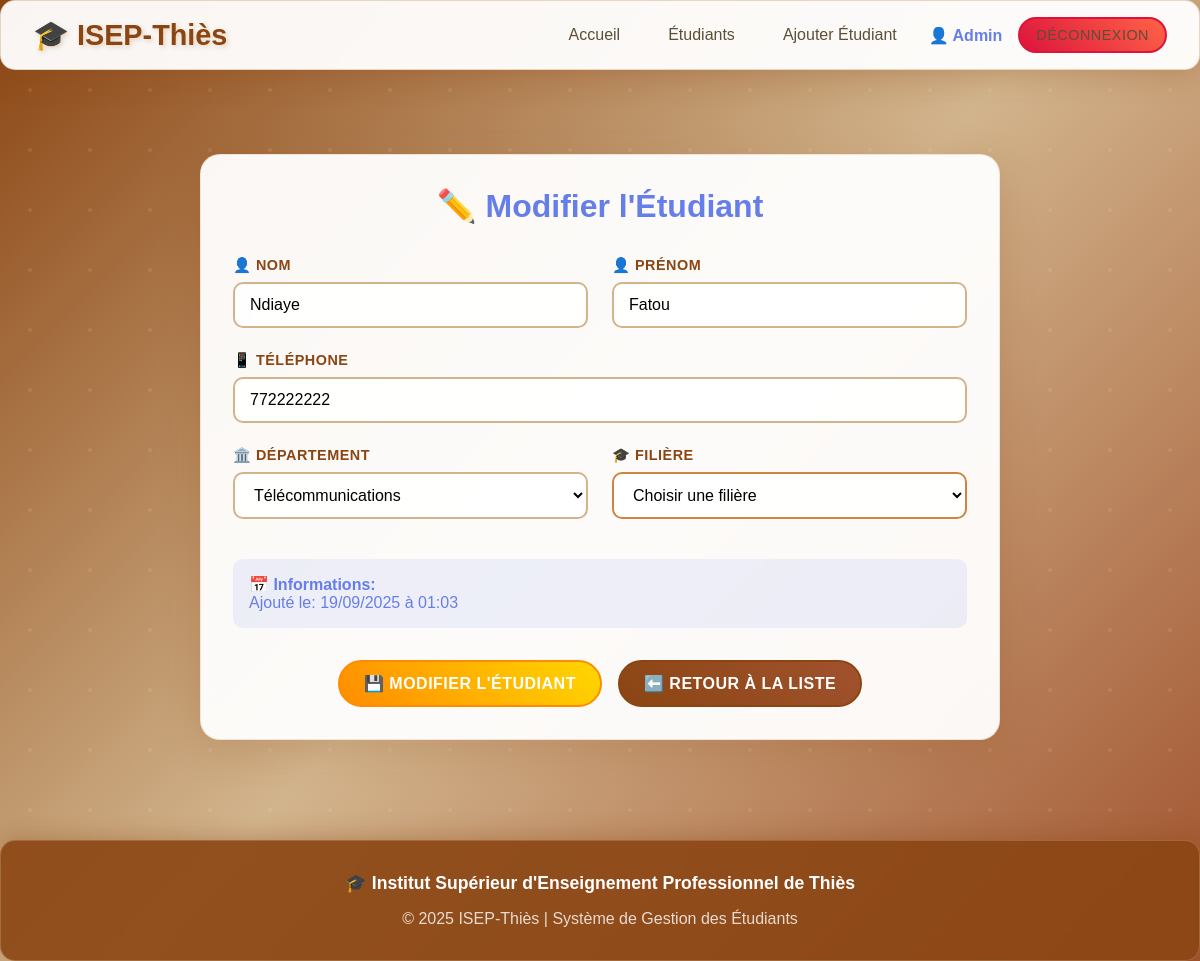
The app's page /pages/edit_student.php?id=2 (signed in) with its own data.
### tables this page shows
CREATE TABLE students (
    id INT AUTO_INCREMENT PRIMARY KEY,
    nom VARCHAR(100) NOT NULL,
    prenom VARCHAR(100) NOT NULL,
    telephone VARCHAR(20) NOT NULL,
    departement VARCHAR(100) NOT NULL,
    filiere VARCHAR(100) NOT NULL,
    user_id INT NOT NULL,
    created_at TIMESTAMP DEFAULT CURRENT_TIMESTAMP,
    FOREIGN KEY (user_id) REFERENCES users(id) ON DELETE CASCADE
);

### pages/edit_student.php (the view, shortened to what this page needs)
<?php
require_once '../config/database.php';
$student = null;
$studentId = (int)$_GET['id'];
$departements = [
    'Informatique',
    'Télécommunications',
    'Électronique',
    'Génie Civil',
    'Mécanique',
    'Électrotechnique'
];
try {
    $stmt = $pdo->prepare("SELECT * FROM students WHERE id = ? AND user_id = ?");
    $stmt->execute([$studentId, $_SESSION['user_id']]);
    $student = $stmt->fetch();
} catch (PDOException $e) {
    $_SESSION['message'] = "Erreur lors de la récupération des données.";
    $_SESSION['message_type'] = "danger";
    header('Location: dashboard.php');
    exit();
}
?>
<!DOCTYPE html>
<html lang="fr">
<head>
    <link rel="stylesheet" href="../css/style.css">
</head>
<body>
    <header>
        <div class="header-content">
            <a href="../index.php" class="logo">🎓 ISEP-Thiès</a>
            <nav class="nav-links">
                <a href="../index.php">Accueil</a>
                <a href="dashboard.php">Étudiants</a>
                <a href="add_student.php">Ajouter Étudiant</a>
                <span style="color: #667eea; font-weight: bold;">
                    👤 <?php echo htmlspecialchars($_SESSION['user_name']); ?>
                </span>
                <a href="logout.php" class="btn btn-danger btn-sm">Déconnexion</a>
            </nav>
        </div>
    </header>
    <div class="container">
        <div class="card" style="max-width: 800px; margin: 2rem auto;">
            <h1 style="text-align: center; color: #667eea; margin-bottom: 2rem;">
                ✏️ Modifier l'Étudiant
            </h1>
            <form method="POST" action="">
                <div style="display: grid; grid-template-columns: repeat(auto-fit, minmax(300px, 1fr)); gap: 1.5rem;">
                    <div class="form-group">
                        <label for="nom">👤 Nom</label>
                        <input type="text"
                               id="nom"
                               name="nom"
                               class="form-control"
                               required
                               value="<?php echo isset($_POST['nom']) ? htmlspecialchars($_POST['nom']) : htmlspecialchars($student['nom']); ?>"
                               placeholder="Nom de famille">
                    </div>
                    <div class="form-group">
                        <label for="prenom">👤 Prénom</label>
                        <input type="text"
                               id="prenom"
                               name="prenom"
                               class="form-control"
                               required
                               value="<?php echo isset($_POST['prenom']) ? htmlspecialchars($_POST['prenom']) : htmlspecialchars($student['prenom']); ?>"
                               placeholder="Prénom">
                    </div>
                </div>
                <div class="form-group">
                    <label for="telephone">📱 Téléphone</label>
                    <input type="tel"
                           id="telephone"
                           name="telephone"
                           class="form-control"
                           required
                           value="<?php echo isset($_POST['telephone']) ? htmlspecialchars($_POST['telephone']) : htmlspecialchars($student['telephone']); ?>"
                           placeholder="77 123 45 67">
                </div>
                <div style="display: grid; grid-template-columns: repeat(auto-fit, minmax(300px, 1fr)); gap: 1.5rem;">
                    <div class="form-group">
                        <label for="departement">🏛️ Département</label>
                        <select id="departement" name="departement" class="form-control" required>
                            <?php foreach ($departements as $dept):
                                $selected = (isset($_POST['departement']) && $_POST['departement'] === $dept) ||
                                          (!isset($_POST['departement']) && $student['departement'] === $dept);
                            ?>
                                <option value="<?php echo $dept; ?>" <?php echo $selected ? 'selected' : ''; ?>>
                                    <?php echo $dept; ?>
                                </option>
                            <?php endforeach; ?>
                        </select>
                    </div>
                    <div class="form-group">
                        <label for="filiere">🎓 Filière</label>
                        <select id="filiere" name="filiere" class="form-control" required>
                            <option value="">Choisir une filière</option>
                        </select>
                    </div>
                </div>
                <div style="background: rgba(102, 126, 234, 0.1); padding: 1rem; border-radius: 10px; margin: 1rem 0;">
                    <p style="margin: 0; color: #667eea;">
                        <strong>📅 Informations:</strong><br>
                        Ajouté le: <?php echo date('d/m/Y à H:i', strtotime($student['created_at'])); ?>
                    </p>
                </div>
                <div style="display: flex; gap: 1rem; justify-content: center; margin-top: 2rem;">
                    <button type="submit" class="btn btn-warning">💾 Modifier l'Étudiant</button>
                    <a href="dashboard.php" class="btn btn-primary">⬅️ Retour à la liste</a>
                </div>
            </form>
        </div>
    </div>
    <footer style="background: rgba(255,255,255,0.1); padding: 2rem; text-align: center; margin-top: 3rem; border-radius: 15px;">
        <div style="color: white; font-size: 1.1rem; margin-bottom: 1rem;">
            <strong>🎓 Institut Supérieur d'Enseignement Professionnel de Thiès</strong>
        </div>
        <div style="color: rgba(255,255,255,0.8);">
            <p>© 2025 ISEP-Thiès | Système de Gestion des Étudiants</p>
        </div>
    </footer>
</body>
</html>

### css/style.css (style rules this page uses)
* { margin: 0; padding: 0; box-sizing: border-box; }
body { font-family: 'Arial', sans-serif; background: linear-gradient(135deg, #8B4513 0%, #D2B48C 50%, #A0522D 100%); min-height: 100vh; color: #333; position: relative; }
body::before { content: ''; position: fixed; top: 0; left: 0; width: 100%; height: 100%; z-index: -1; }
.container { max-width: 1200px; margin: 0 auto; padding: 20px; }
header { background: rgba(255, 255, 255, 0.95); backdrop-filter: blur(10px); padding: 1rem 2rem; box-shadow: 0 4px 30px rgba(139, 69, 19, 0.3); margin-bottom: 2rem; border-radius: 15px; border: 1px solid rgba(210, 180, 140, 0.5); }
.header-content { display: flex; justify-content: space-between; align-items: center; max-width: 1200px; margin: 0 auto; }
.logo { font-size: 1.8rem; font-weight: bold; color: #8B4513; text-decoration: none; text-shadow: 2px 2px 4px rgba(210, 180, 140, 0.5); transition: all 0.3s ease; }
.nav-links { display: flex; gap: 1rem; align-items: center; }
.nav-links a { color: #5D4E37; text-decoration: none; padding: 0.5rem 1rem; border-radius: 25px; transition: all 0.3s ease; font-weight: 500; }
.card { background: rgba(255, 255, 255, 0.95); backdrop-filter: blur(15px); border-radius: 20px; padding: 2rem; box-shadow: 0 10px 40px rgba(139, 69, 19, 0.2); margin-bottom: 2rem; border: 1px solid rgba(210, 180, 140, 0.3); transition: all 0.3s ease; }
.form-group { margin-bottom: 1.5rem; }
.form-group label { display: block; margin-bottom: 0.5rem; font-weight: bold; color: #8B4513; text-transform: uppercase; letter-spacing: 0.5px; font-size: 0.9rem; }
.form-control { width: 100%; padding: 12px 15px; border: 2px solid #D2B48C; border-radius: 10px; font-size: 1rem; transition: all 0.3s ease; background: rgba(255, 255, 255, 0.9); }
.form-control:invalid { border-color: #CD853F; }
.btn { display: inline-block; padding: 12px 24px; border: none; border-radius: 25px; font-size: 1rem; font-weight: bold; text-decoration: none; text-align: center; cursor: pointer; transition: all 0.3s ease; text-transform: uppercase; letter-spacing: 0.5px; position: relative; overflow: hidden; }
.btn::before { content: ''; position: absolute; top: 0; left: -100%; width: 100%; height: 100%; background: linear-gradient(90deg, transparent, rgba(255,255,255,0.3), transparent); transition: left 0.5s; }
.btn-primary { background: linear-gradient(45deg, #8B4513, #A0522D); color: white; border: 2px solid #8B4513; }
.btn-danger { background: linear-gradient(45deg, #DC143C, #FF6347); color: white; border: 2px solid #DC143C; }
.btn-warning { background: linear-gradient(45deg, #FF8C00, #FFD700); color: white; border: 2px solid #FF8C00; }
.btn-sm { padding: 8px 16px; font-size: 0.9rem; }
.card, .table, .stat-card { animation: fadeIn 0.6s ease-out; }
.nav-links a { animation: slideIn 0.4s ease-out; }
footer { background: rgba(139, 69, 19, 0.9) !important; backdrop-filter: blur(10px); border: 1px solid rgba(210, 180, 140, 0.3) !important; box-shadow: 0 -5px 20px rgba(139, 69, 19, 0.3) !important; }

### records on screen
students: nom "Ndiaye", prenom "Fatou", telephone "772222222", departement "Télécommunications", created_at "19/09/2025 à 01:03"

### other values on screen
$_SESSION['user_name'] "Admin"
